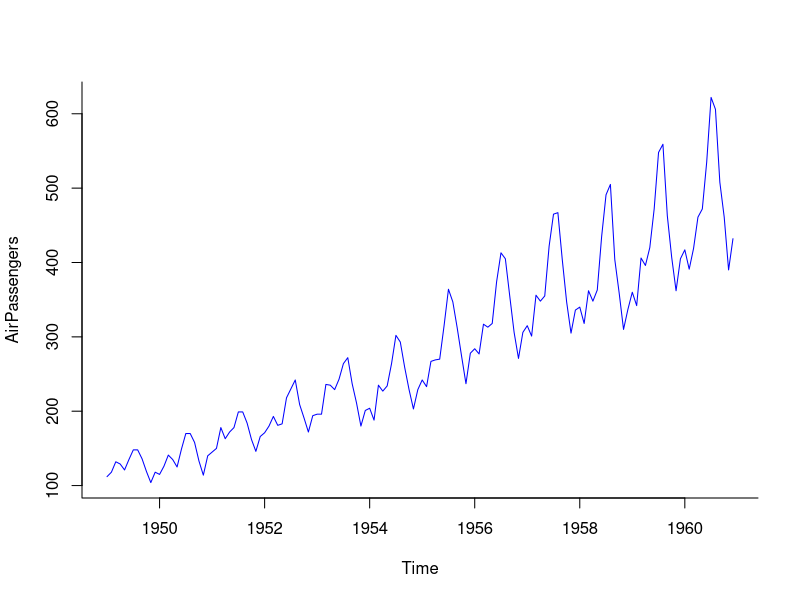
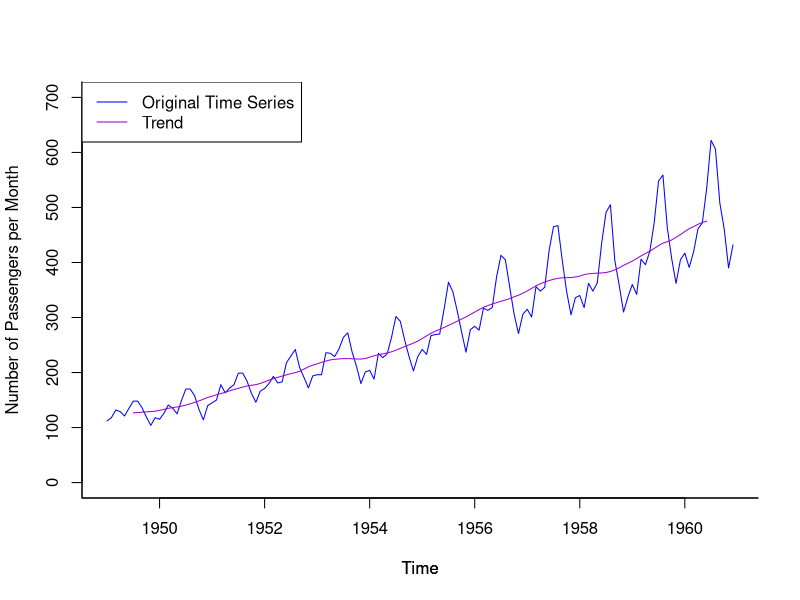
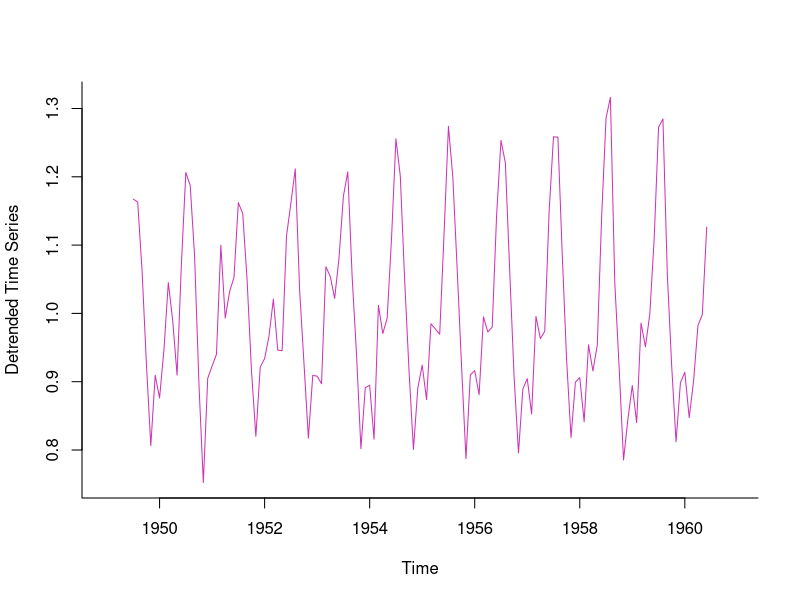
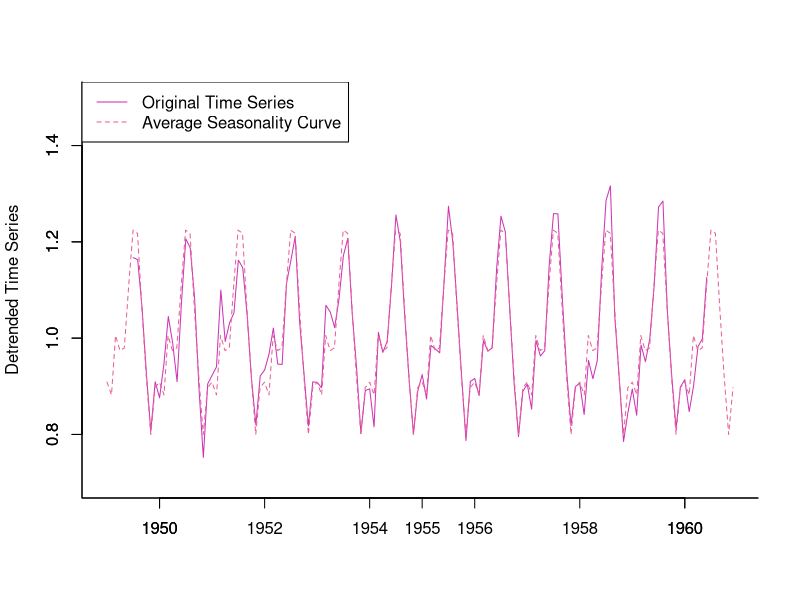
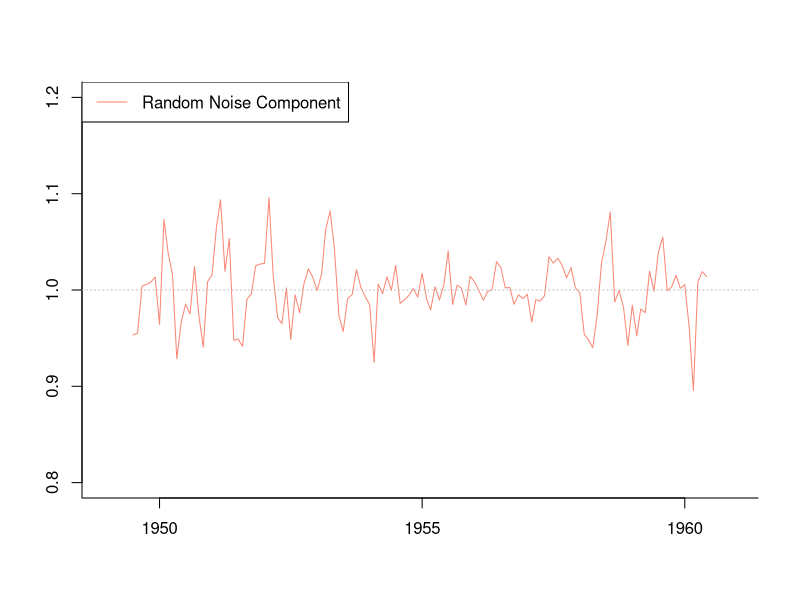
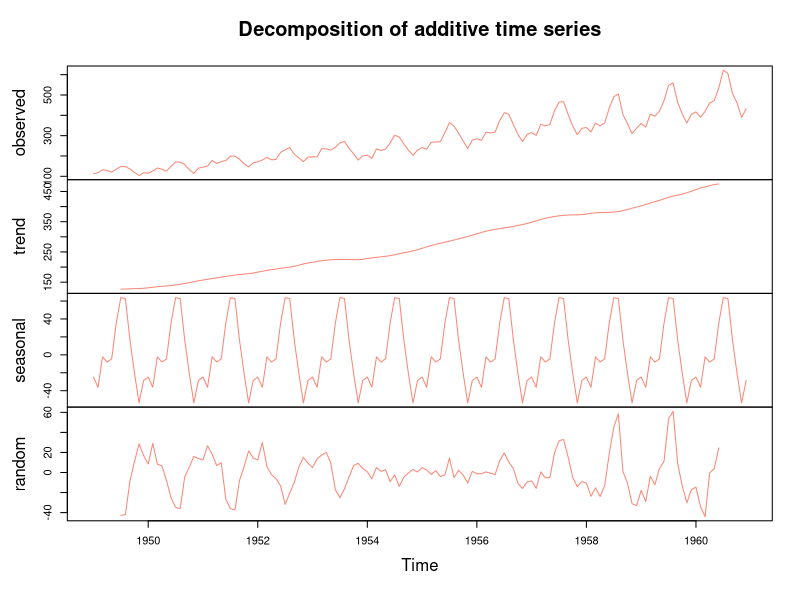
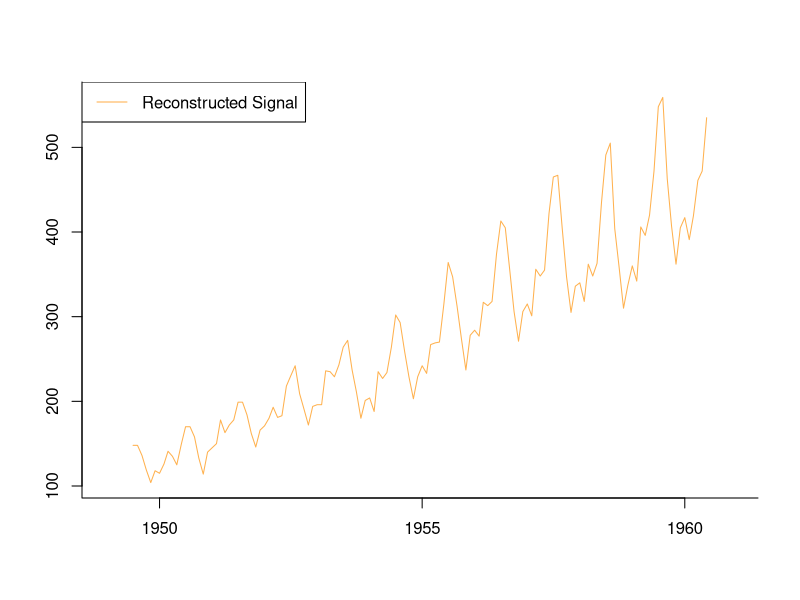

Source code (R) for these figures, in order:
## ---- chunk 1
require( dplyr )
require( lubridate )
require( forecast )
## ---- chunk 2
data("AirPassengers")
## ---- chunk 3
custom_colors = c( 
  "#0000ff",
  "#9d02d7",
  "#cd34b5",
  "#ea5f94",
  "#fa8775",
  "#ffb14e",
  "#ffd700"
)
## ---- chunk 4
plot( AirPassengers 
      , type = 'l' 
      , lwd = 1 
      , col = custom_colors[1]
      , bty = 'l'   )
## ---- chunk 5
trend_passengers = ma( AirPassengers , order = 12 , centre = TRUE )

ylim = c( 0 , 700 )

plot( AirPassengers 
      , type = 'l' 
      , lwd = 1 
      , col = custom_colors[1]
      , bty = 'l'   
      , ylim = ylim 
      , ylab = 'Number of Passengers per Month'
)

par( new = TRUE )

plot( trend_passengers 
      , type = 'l' 
      , lwd = 1 
      , col = custom_colors[2]
      , bty = 'l'  
      , ylim = ylim 
      , ylab = NA
      , yaxt= 'n'
      , xaxt = 'n'
)

legend( 'topleft' 
        , legend = c( 'Original Time Series' , 'Trend' ) 
        , col = custom_colors[1:2] 
        , lwd = 1 )
## ---- chunk 6
detrended_data = AirPassengers / trend_passengers

plot( detrended_data 
      , type = 'l' 
      , lwd = 1 
      , col = custom_colors[3]
      , bty = 'l'   
      , ylab = 'Detrended Time Series'
)
## ---- chunk 7
monthly_matirx = matrix( data = detrended_data , nrow = 12 , byrow = TRUE )
seasonal_averages = colMeans( monthly_matirx , na.rm = TRUE )

# Get the first year of the data
start.year = 
  detrended_data %>%
  time %>%
  as.numeric %>%
  date_decimal %>%
  min %>%
  year

seasonal_average_dates = 
  seq( from = as.Date(  paste0( start.year,'-01-01' ) ) , length = 12*12 , by = '1 month' )

ylim = c( 0.7 , 1.5 )

plot( detrended_data 
      , type = 'l' 
      , lwd = 1 
      , col = custom_colors[3]
      , bty = 'l'   
      , ylab = 'Detrended Time Series'
      , ylim = ylim 
      , xlab = NA
)

par( new = TRUE )

plot( y = rep( seasonal_averages , 12 )
      , x = seasonal_average_dates
      , type = 'l' 
      , lwd = 1 
      , lty = 2
      , col = custom_colors[4]
      , bty = 'l'   
      , ylab = NA
      , ylim = ylim
      , xlab = NA
)

legend( 'topleft' 
        , legend = c( 'Original Time Series' 
                      , 'Average Seasonality Curve' ) 
        , col = custom_colors[3:4] 
        , lwd = 1 
        , lty = c( 1, 2 ) )
## ---- chunk 8
random_component = AirPassengers / ( trend_passengers * seasonal_averages )

plot( y = random_component
      , x = seasonal_average_dates
      , type = 'l' 
      , lwd = 1 
      , lty = 1
      , col = custom_colors[5]
      , bty = 'l'   
      , ylab = NA
      , ylim = c( 0.8 , 1.2 )
      , xlab = NA
)

abline( h = 1 , col = 'gray' , lwd = 1 , lty = 3 )

legend( 'topleft' 
        , legend = c( 'Random Noise Component'  ) 
        , col = custom_colors[5] 
        , lwd = 1 
        , lty = c( 1 ) )

## ---- chunk 9
plot( 
  decompose( AirPassengers ) 
  , col = c( custom_colors[5] ) 
)
## ---- chunk 10
reconstructed_signal = trend_passengers * seasonal_averages * random_component

plot( y = reconstructed_signal
      , x = seasonal_average_dates
      , type = 'l' 
      , lwd = 1 
      , lty = 1
      , col = custom_colors[6]
      , bty = 'l'   
      , ylab = NA
      , xlab = NA
)

legend( 'topleft' 
        , legend = c( 'Reconstructed Signal'  ) 
        , col = custom_colors[6] 
        , lwd = 1 
        , lty = c( 1 ) )
